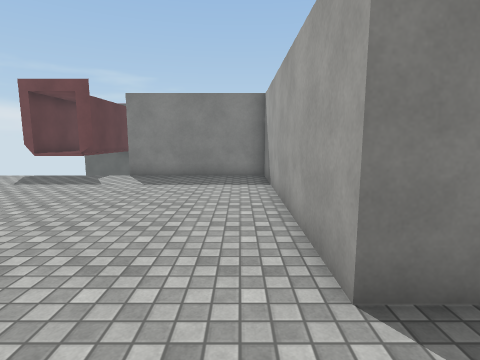
View 1 (above)

22 first-person views from a walk through a 3-D level made in the Unity game engine. The camera is 1.5 m above the floor, tilts 8° down and sees 80° across. The floor is counted in squares, 1 m on a side. Each view is taken from the middle of a square. On the plan, view 1 faces up. The plan holds only what a view shows up to about 14 squares ahead; the rest is blank. The place goes on beyond the plan. The player character is not drawn. Surface patterns are stand-ins for the level's own textures.

View 2
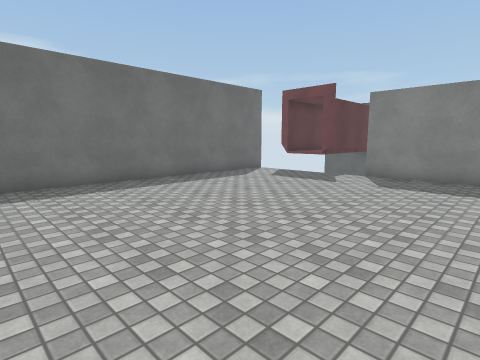

View 3
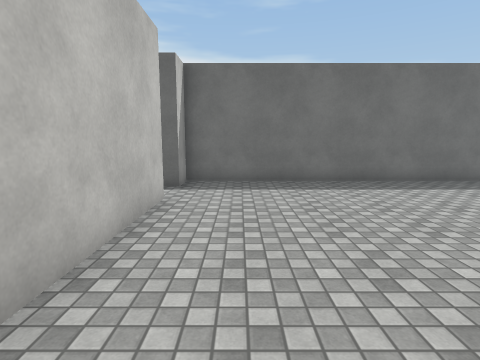

View 4
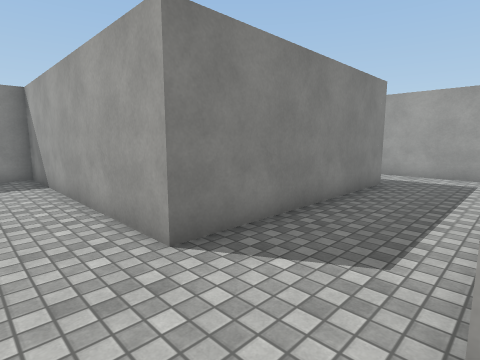

View 5
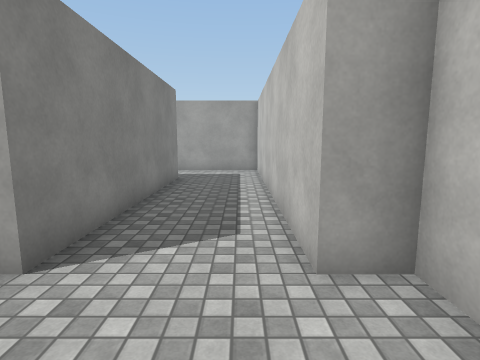

View 6
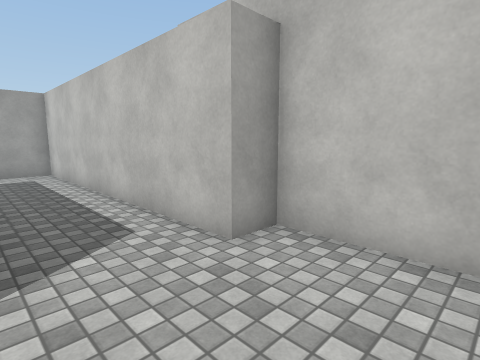

View 7
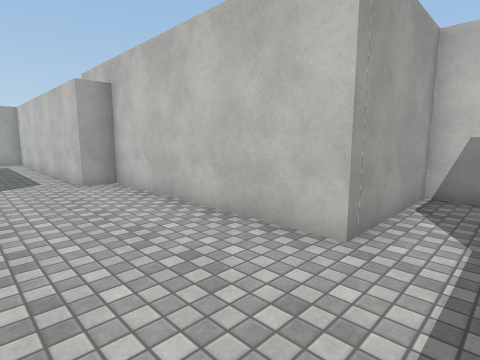

View 8
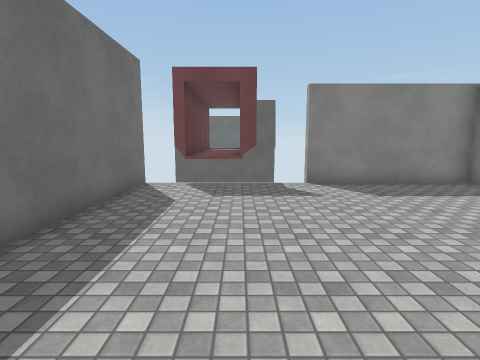

View 9
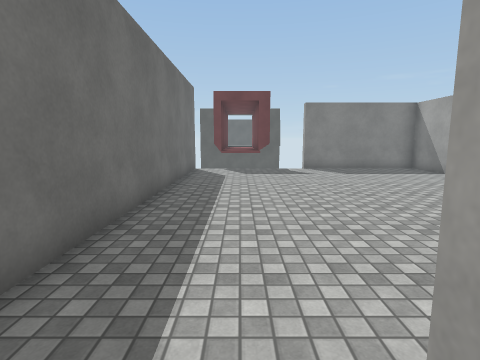

View 10
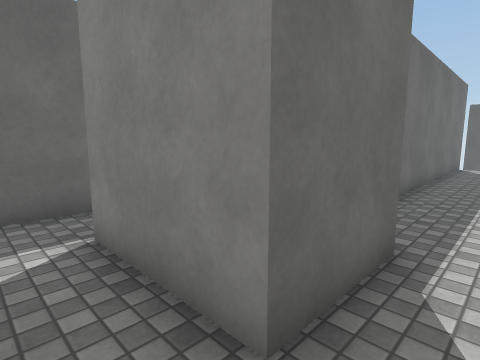

View 11
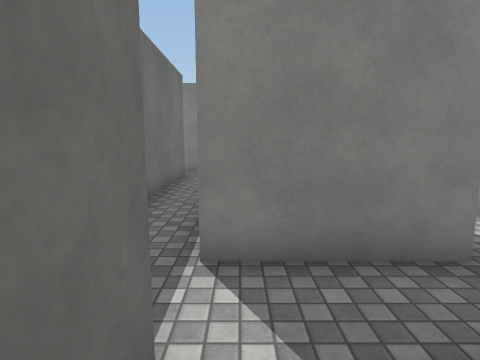

View 12
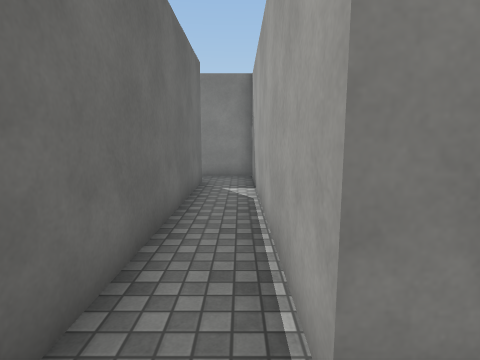

View 13
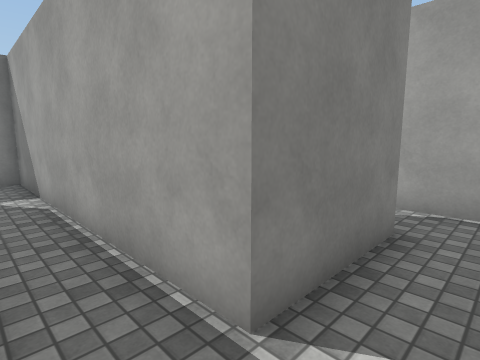

View 14
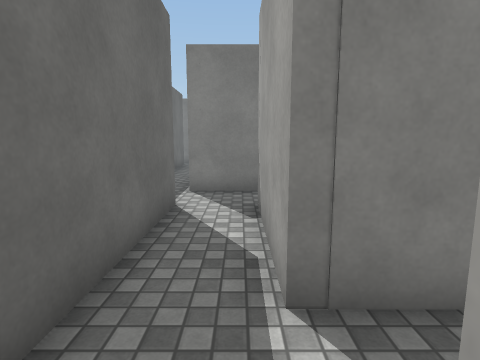

View 15
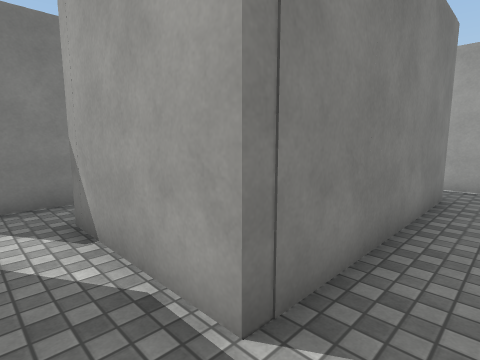

View 16
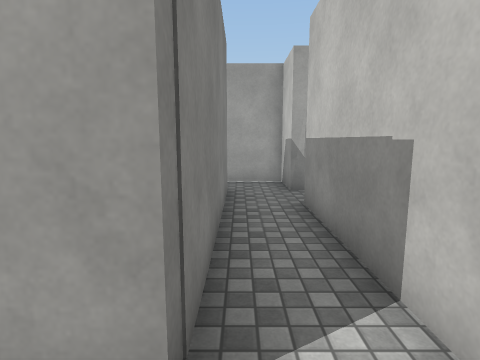

View 17
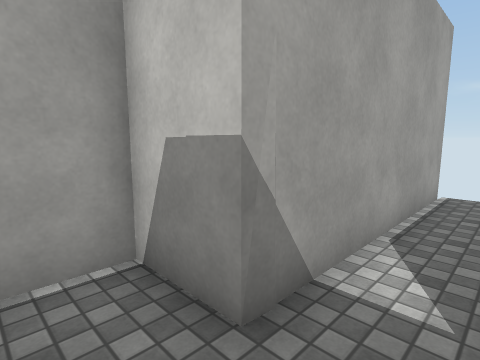

View 18
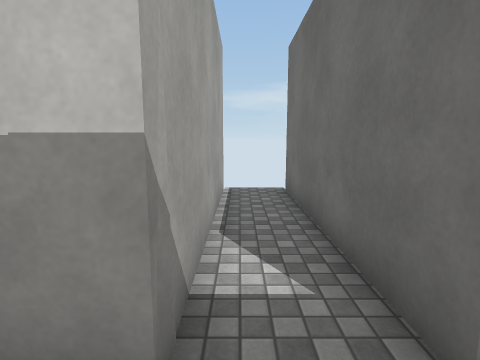

View 19
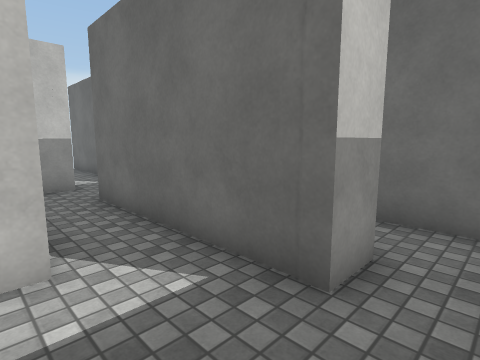

View 20
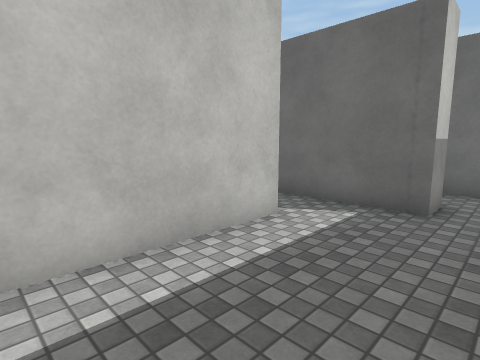

View 21
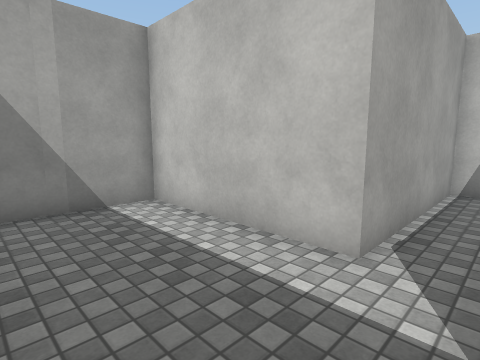

View 22
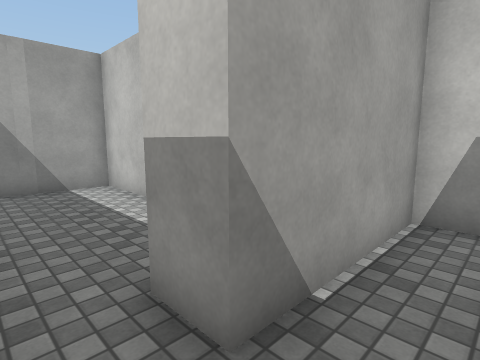

### Floor plan
Ten units are one square. View 1 is at (0, 0); x grows to the right and y downward. Boxes are objects, and circles mark ways between rooms. Rooms are numbered by the first view taken in them; rooms with no view inside come last. Other rooms are left out.
<svg viewBox="-153 -125 280 326">
<path fill="none" stroke="#000" d="M92 -24 10 -24 10 -120 -46 -120M-103 -120 -103 20 -91 20 -91 46M-84 65 -72 65 -72 20 10 20 10 9 122 9 122 -35M-91 46 -125 46 -125 -59 -148 -59M-125 64 -125 114M-35 43 -35 106 -106 106 -106 64M-104 125 -54 125 -54 196M-144 -44 -144 55M-35 196 -35 125 -16 125 -16 65 36 65 36 35M-65 34 -65 50M-56 87 -46 87 -46 43 -35 43"/>
<circle cx="-95" cy="55" r="3" fill="#2a7"/>
<circle cx="-40" cy="35" r="3" fill="#2a7"/>
<text x="-20" y="-40">1</text>
<text x="-90" y="60">2</text>
<text x="-60" y="60">3</text>
</svg>
Room 1 opens to room 2. Room 2 opens to room 3.

Where each view was taken, in squares from view 1:
view 1: 0 up, 0 right, facing up
view 2: 0 up, 0 right, facing up-left
view 3: 0 up, 0 right, facing left
view 4: 1 down, 1 left, facing up-right
view 5: 0 up, 2 left, facing right
view 6: 2 up, 2 left, facing down-right
view 7: 2 up, 9 left, facing down-right
view 8: 2 up, 7 left, facing up
view 9: 3 down, 8 left, facing up
view 10: 6 down, 8 left, facing up-left
view 11: 8 down, 12 left, facing up
view 12: 6 down, 13 left, facing up
view 13: 6 down, 14 left, facing up-right
view 14: 13 down, 11 left, facing up
view 15: 12 down, 12 left, facing up-right
view 16: 11 down, 12 left, facing right
view 17: 11 down, 5 left, facing down-right
view 18: 11 down, 4 left, facing down
view 19: 3 down, 1 left, facing down-left
view 20: 3 down, 3 right, facing down-left
view 21: 3 down, 3 left, facing down-right
view 22: 3 down, 6 left, facing down-right
